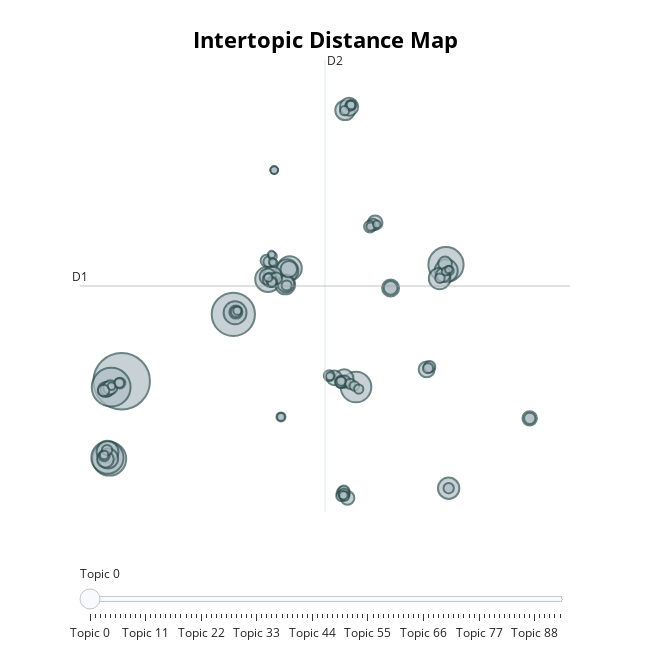

The notebook cell saved with this chart:
### Markdown cell above
# Visualizations

### Code cell
topic_model.visualize_topics()
